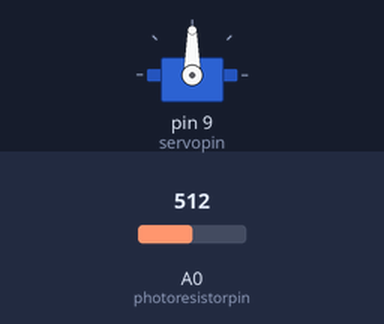
Bench run of a sketch on a simulated Arduino Uno, built with avr-gcc and run on an emulated ATmega328P. On the bench: servo. The test bench sets the inputs (shaded band); at power-on: A0 (photoresistorpin) = 512.

Above: at 1.2 s.
1.3 s: A0 (photoresistorpin) set to 716
At 2.5 s:
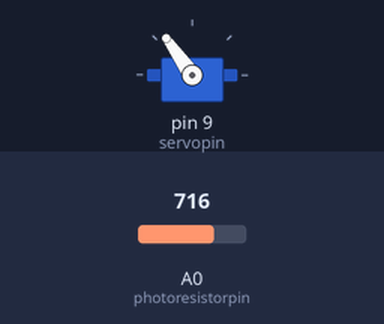
2.8 s: A0 (photoresistorpin) set to 900
At 3.7 s:
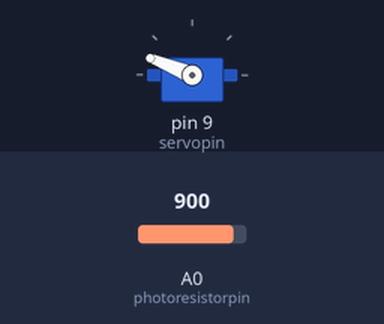
4.3 s: A0 (photoresistorpin) set to 1023
At 5.0 s:
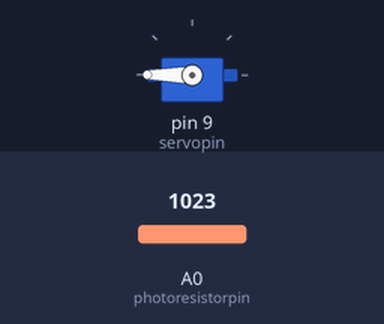
5.8 s: A0 (photoresistorpin) set to 306
At 6.3 s:
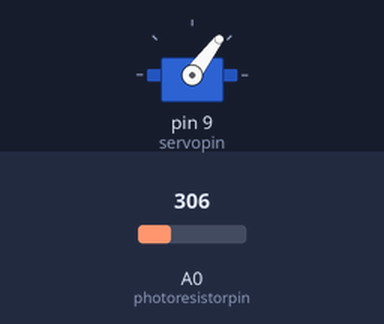
7.3 s: A0 (photoresistorpin) set to 122
At 7.6 s:
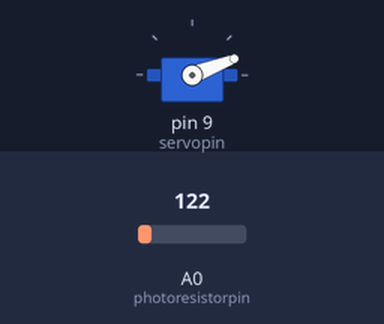
Timing chart, 0 to 9.8 s (numbered marks = the images above; inputs shaded):
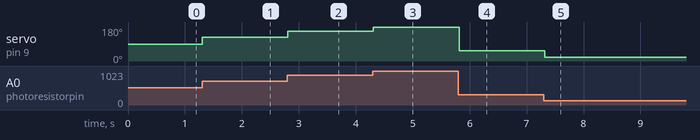

Measured:
- after the input at 1.3 s, servo on pin 9 (servopin): 90° → 125° at once
- after the input at 2.8 s, servo on pin 9 (servopin): 125° → 158° at once
- after the input at 4.3 s, servo on pin 9 (servopin): 158° → 180° at once
- after the input at 5.8 s, servo on pin 9 (servopin): 180° → 53° at once
- after the input at 7.3 s, servo on pin 9 (servopin): 53° → 21° at once

The sketch:

Arduino_2_Ex2.ino
```cpp
#include <Servo.h> // Include the servo header
Servo servo1; //Creates a servo object
const int servopin = 9; // Sets the value of "servopin" to 9
const int photoresistorpin = 0; // Sets the value of "photoresistorpin" to 0
int val = 0; // Sets the value of "val" to 0

void setup() { // Code in setup will run only on startup
servo1.attach(servopin); // This tells the servo object what pin is being used
}

void loop() { // The loop is where the main part will go and will run in a loop forever
val = analogRead(photoresistorpin); // Update the value from the photoresistor
val = map(val,0,1023,0,180); // Convert "val" to degrees
servo1.write(val); //Output the angle to point to
delay(100); // Waits 100 miliseconds
}
```
